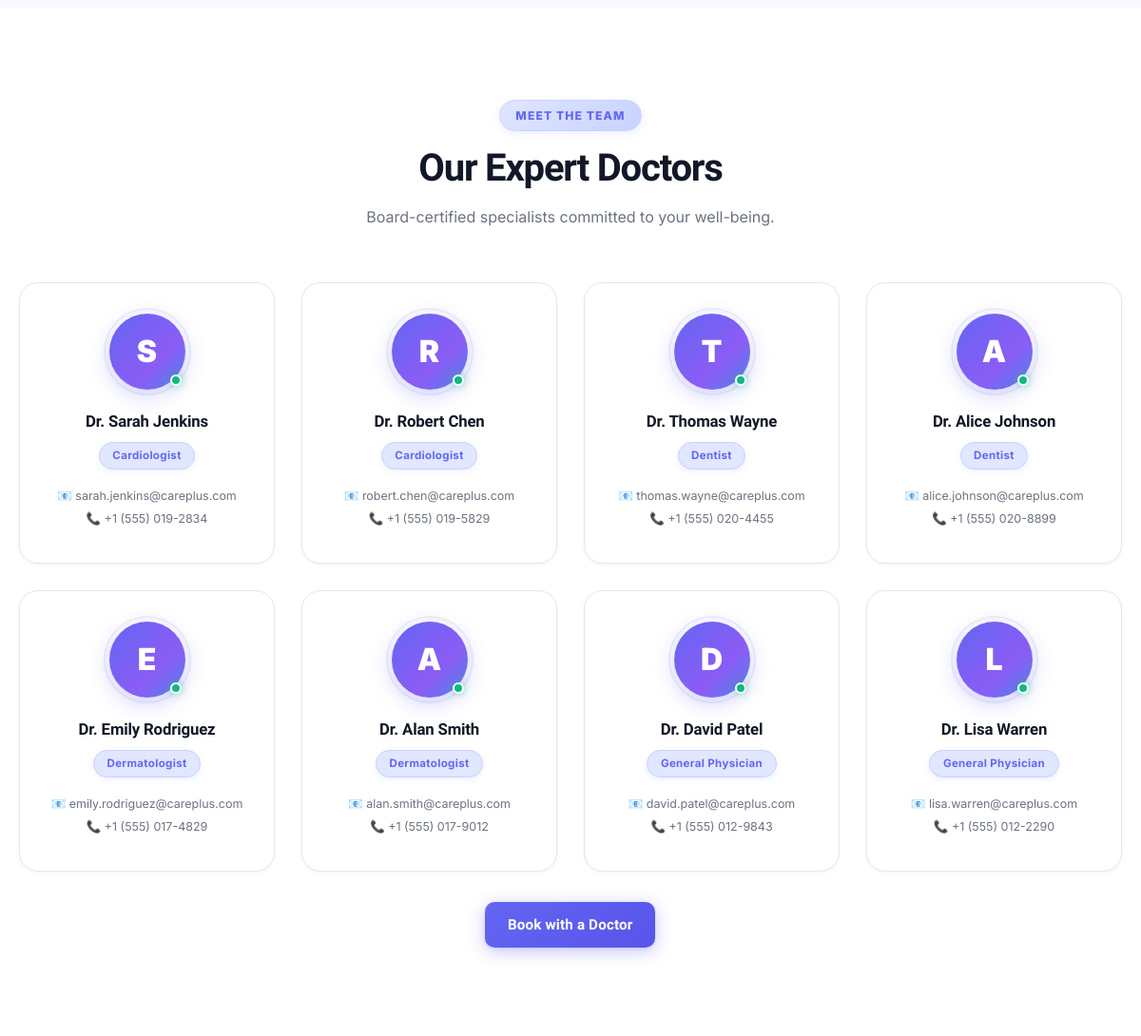
Before: / (middle part) with the older database file.
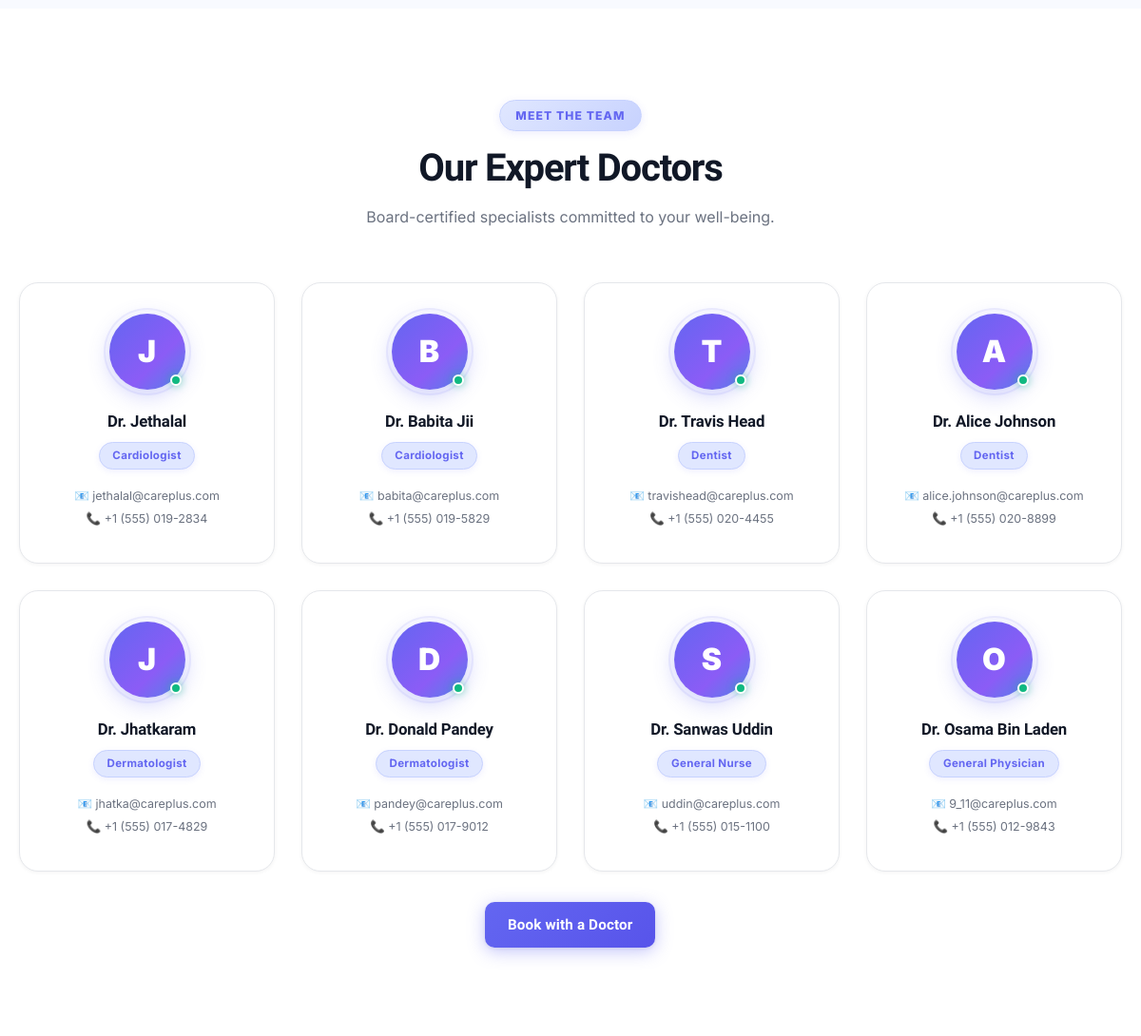
After: the same page with the newer database file.
### tables this page shows
CREATE TABLE doctors (
    id INT AUTO_INCREMENT PRIMARY KEY,
    name VARCHAR(100) NOT NULL,
    specialty VARCHAR(100) NOT NULL,
    email VARCHAR(100) UNIQUE,
    phone VARCHAR(20),
    created_at TIMESTAMP DEFAULT CURRENT_TIMESTAMP
);

### index.php (the view, shortened to what this page needs)
<?php
require 'db_connect.php';
$doctors_res = $conn->query("SELECT * FROM doctors ORDER BY specialty ASC LIMIT 8");
?>
<!DOCTYPE html>
<html lang="en">
<head>
    <link rel="stylesheet" type="text/css" href="style.css?v=<?php echo time(); ?>">
    <link rel="stylesheet" type="text/css" media="screen and (max-width:768px)"
        href="mobile.css?v=<?php echo time(); ?>">
</head>
<body class="landing-bg-scroll">
    <section id="services" class="services-section section-padding bg-light">
    </section>
    <section id="doctors" class="doctors-section section-padding bg-white">
        <div class="container">
            <div class="section-header text-center">
                <span class="section-badge">Meet the Team</span>
                <h2 class="section-title">Our Expert Doctors</h2>
                <p class="text-muted">Board-certified specialists committed to your well-being.</p>
            </div>
            <div class="doctors-grid mt-4">
                <?php if ($doctors_res && $doctors_res->num_rows > 0): ?>
                    <?php while ($doc = $doctors_res->fetch_assoc()): ?>
                        <div class="doctor-card">
                            <div class="doctor-avatar"><?php echo strtoupper(substr($doc['name'], 0, 1)); ?></div>
                            <div class="doctor-info">
                                <h3 class="doctor-name">Dr. <?php echo htmlspecialchars($doc['name']); ?></h3>
                                <span class="doctor-specialty-badge"><?php echo htmlspecialchars($doc['specialty']); ?></span>
                                <p class="doctor-contact">📧 <?php echo htmlspecialchars($doc['email']); ?></p>
                                <p class="doctor-contact">📞 <?php echo htmlspecialchars($doc['phone']); ?></p>
                            </div>
                        </div>
                    <?php endwhile; ?>
                <?php endif; ?>
            </div>
            <div class="text-center mt-4">
                <a href="signup.php" class="btn primary-btn">Book with a Doctor</a>
            </div>
        </div>
    </section>
</body>
</html>

### mobile.css (style rules this page uses)
.container { padding: 0 15px; }
h2 { font-size: 1.5rem; text-align: center; }

Changed rows visible on the page:
no longer on this page (row edited): doctors: name "L", name "Lisa Warren", specialty "General Physician", email "lisa.warren@careplus.com", phone "+1 (555) 012-2290"
changed doctors: name "S" → "J"; name "Sarah Jenkins" → "Jethalal"; email "sarah.jenkins@careplus.com" → "jethalal@careplus.com"
changed doctors: name "R" → "B"; name "Robert Chen" → "Babita Jii"; email "robert.chen@careplus.com" → "babita@careplus.com"
changed doctors: name "Thomas Wayne" → "Travis Head"; email "thomas.wayne@careplus.com" → "travishead@careplus.com"
changed doctors: name "E" → "J"; name "Emily Rodriguez" → "Jhatkaram"; email "emily.rodriguez@careplus.com" → "jhatka@careplus.com"
changed doctors: name "A" → "D"; name "Alan Smith" → "Donald Pandey"; email "alan.smith@careplus.com" → "pandey@careplus.com"
now on this page (row edited): doctors: name "S", name "Sanwas Uddin", specialty "General Nurse", email "uddin@careplus.com", phone "+1 (555) 015-1100"
changed doctors "General Physician": name "D" → "O"; name "David Patel" → "Osama Bin Laden"; email "david.patel@careplus.com" → "9_11@careplus.com"
